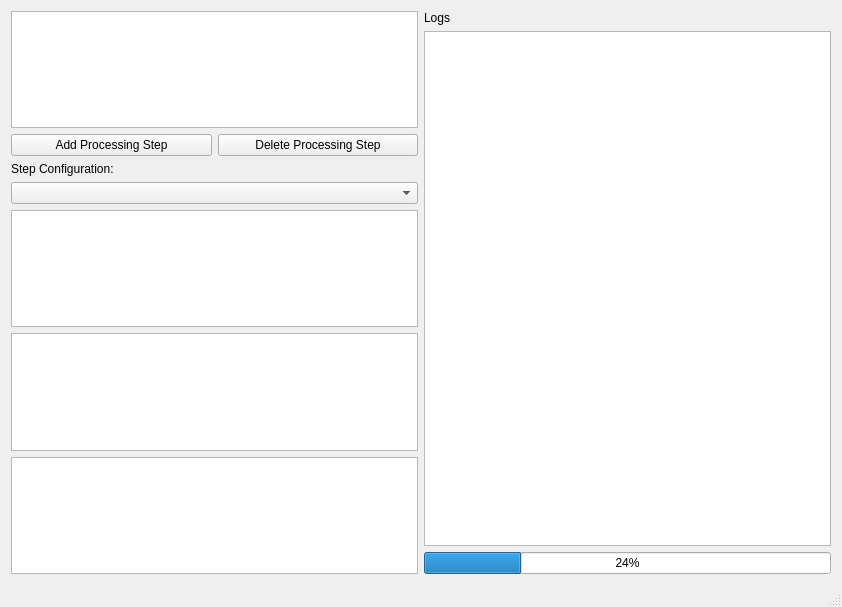
<?xml version="1.0" encoding="UTF-8"?>
<ui version="4.0">
 <class>MainWindow</class>
 <widget class="QMainWindow" name="MainWindow">
  <property name="geometry">
   <rect>
    <x>0</x>
    <y>0</y>
    <width>842</width>
    <height>607</height>
   </rect>
  </property>
  <property name="windowTitle">
   <string>MainWindow</string>
  </property>
  <widget class="QWidget" name="centralWidget">
   <layout class="QGridLayout" name="gridLayout">
    <item row="0" column="2">
     <layout class="QVBoxLayout" name="verticalLayoutRight">
      <item>
       <widget class="QLabel" name="labelLogs">
        <property name="text">
         <string>Logs</string>
        </property>
       </widget>
      </item>
      <item>
       <widget class="QPlainTextEdit" name="tbLog">
        <property name="readOnly">
         <bool>true</bool>
        </property>
       </widget>
      </item>
      <item>
       <widget class="QProgressBar" name="progressBar">
        <property name="value">
         <number>24</number>
        </property>
       </widget>
      </item>
     </layout>
    </item>
    <item row="0" column="1">
     <layout class="QVBoxLayout" name="verticalLayoutLeft">
      <item>
       <widget class="QListView" name="listProcessingSteps"/>
      </item>
      <item>
       <layout class="QHBoxLayout" name="horizontalLayoutButtons">
        <item>
         <widget class="QPushButton" name="addButton">
          <property name="text">
           <string>Add Processing Step</string>
          </property>
         </widget>
        </item>
        <item>
         <widget class="QPushButton" name="deleteButton">
          <property name="text">
           <string>Delete Processing Step</string>
          </property>
         </widget>
        </item>
       </layout>
      </item>
      <item>
       <widget class="QLabel" name="labelStepConfiguration">
        <property name="text">
         <string>Step Configuration:</string>
        </property>
       </widget>
      </item>
      <item>
       <widget class="QComboBox" name="comboModule"/>
      </item>
      <item>
       <widget class="QTableView" name="tableParams"/>
      </item>
      <item>
       <widget class="QTableView" name="tableInputs"/>
      </item>
      <item>
       <widget class="QTableView" name="tableView"/>
      </item>
     </layout>
    </item>
   </layout>
  </widget>
  <widget class="QStatusBar" name="statusBar"/>
  <widget class="QMenuBar" name="menuBar">
   <property name="geometry">
    <rect>
     <x>0</x>
     <y>0</y>
     <width>842</width>
     <height>25</height>
    </rect>
   </property>
  </widget>
  <action name="actionNew_Data_Flow">
   <property name="text">
    <string>New Data Flow</string>
   </property>
  </action>
  <action name="actionLoad_Data_Flow">
   <property name="text">
    <string>Load Data Flow</string>
   </property>
  </action>
  <action name="actionSave_Data_Flow">
   <property name="text">
    <string>Save Data Flow</string>
   </property>
  </action>
  <action name="actionSave_Data_Flow_as">
   <property name="text">
    <string>Save Data Flow as</string>
   </property>
  </action>
  <action name="actionExit">
   <property name="text">
    <string>Exit</string>
   </property>
  </action>
  <action name="actionAbout">
   <property name="text">
    <string>About</string>
   </property>
  </action>
  <action name="actionDocumentation">
   <property name="text">
    <string>Documentation</string>
   </property>
  </action>
 </widget>
 <layoutdefault spacing="6" margin="11"/>
 <resources/>
 <connections/>
</ui>
